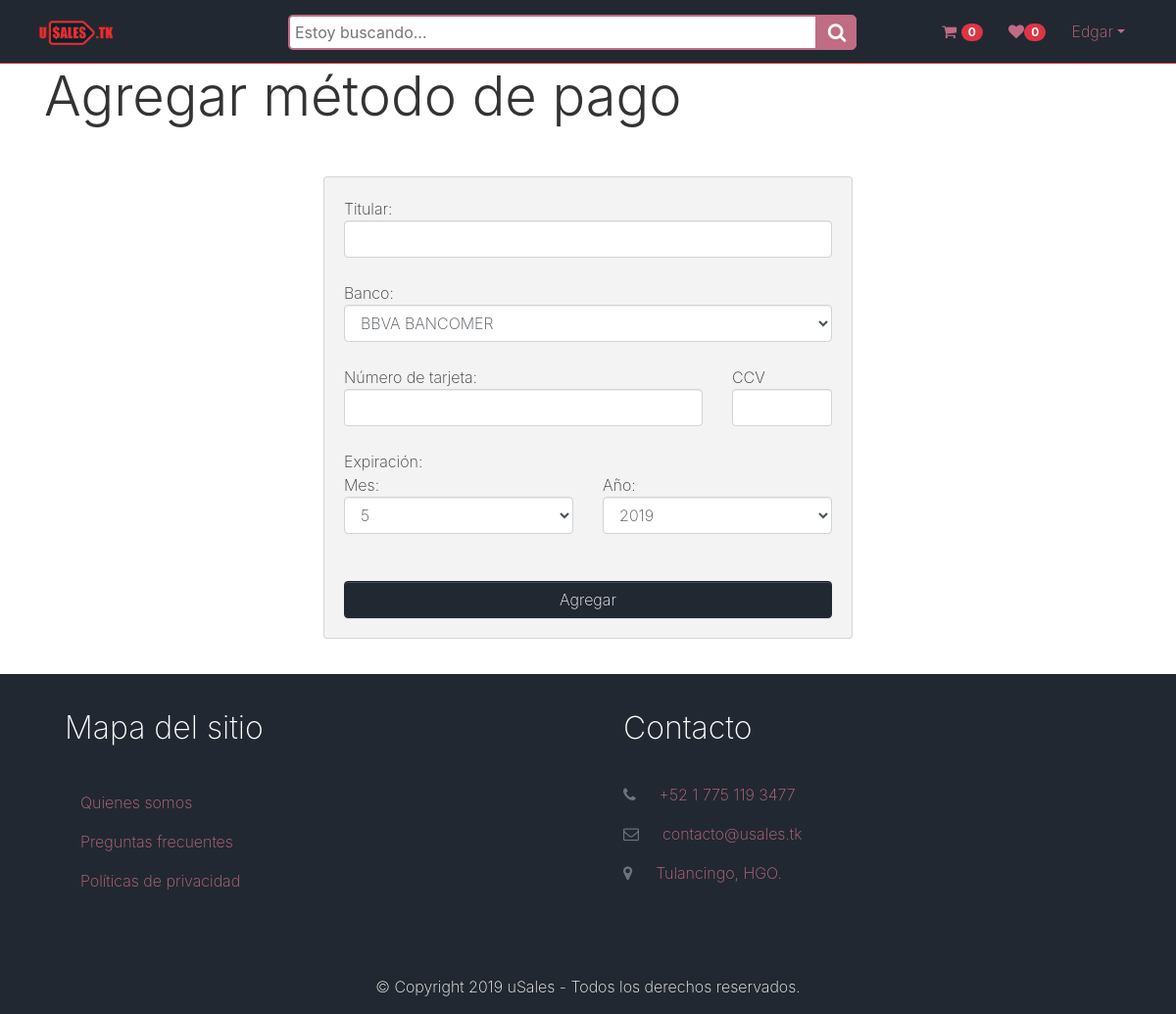
Screenshot of /accounts/payment-Methods/create/ (signed in) with the database file from the repository.
### registration/models.py (models this page shows)
class Bank_entity(models.Model):
    bank = models.CharField(max_length=64, verbose_name='Institución bancaria')
    created = models.DateTimeField(auto_now_add=True, verbose_name="Creado")
    updated = models.DateTimeField(auto_now=True, verbose_name="Actualizado")
    class Meta:
        verbose_name='Entidad Bancaria'
        verbose_name_plural='Entidades Bancarias'
    def __str__(self):
        return self.bank

### information/models.py (models this page shows)
class AboutUs(models.Model):
    title = models.CharField(verbose_name="Título", max_length=200, default='Quienes somos')
    content = RichTextField(verbose_name="Contenido", default='')
    created = models.DateTimeField(auto_now_add=True, verbose_name="Creado")
    updated = models.DateTimeField(auto_now=True, verbose_name="Actualizado")
    class Meta:
        verbose_name='Acerca de'
        verbose_name_plural = 'Acerca de'
    def __str__(self):
        return self.title

class Privacy(models.Model):
    title = models.CharField(verbose_name="Título", max_length=200, default='Políticas de privacidad')
    content = RichTextField(verbose_name="Contenido", default='')
    created = models.DateTimeField(auto_now_add=True, verbose_name="Creado")
    updated = models.DateTimeField(auto_now=True, verbose_name="Actualizado")
    class Meta:
        verbose_name='Política de privacidad'
        verbose_name_plural = 'Políticas de privacidad'
    def __str__(self):
        return self.title

### registration/views.py (the view)
# urls.py: path('payment-Methods/create/', CreditCardCreate.as_view(), name='creditcardcreate'),
@method_decorator(login_required, name='dispatch')
class CreditCardCreate(CreateView):
    model = Plastic_money
    form_class = CreditCardForm
    success_url = reverse_lazy('paymentMethods')

### registration/forms.py
class CreditCardForm(forms.ModelForm):
    class Meta:
        model = Plastic_money
        fields = ['entity', 'card_number','exp_month', 'exp_year', 'owner_profile', 'owner','cvv']
        widgets = {
            'entity': forms.Select(attrs={'class':'form-control mt-3'}),
            'card_number': forms.TextInput(attrs={'class':'form-control mt-3'}),
            'exp_month': forms.Select(attrs={'class':'form-control mt-3'}),
            'exp_year': forms.Select(attrs={'class':'form-control mt-3'}),
            'owner_profile': forms.TextInput(attrs={'class':'form-control mt-3'}),
            'owner': forms.TextInput(attrs={'class':'form-control mt-3'}),
            'cvv': forms.TextInput(attrs={'class':'form-control mt-3'}),
        }

### core/templatetags/custom_tags.py (called while the page is built)
@register.filter
def wishlist_counter(usuario, id):
    return Wish_listItem.objects.filter(customer=id).count()

@register.filter
def basketlist_counter(usuario, id):
    return Shopping_basketItem.objects.filter(customer=id).aggregate(Sum('quantity'))['quantity__sum']

@register.simple_tag
def categories():
    return Category.objects.all()

@register.simple_tag
def aboutus():
    return AboutUs.objects.first()

@register.simple_tag
def privacy():
    return Privacy.objects.first()

@register.simple_tag
def faq():
    return FAQ.objects.all()

### registration/templates/registration/plastic_money_form.html (shortened to what this page needs)
{% extends 'core/base.html' %}
{% load static %}
{% block content %}
<main>
    <div class="container">
        <h4 class="display-4">Agregar método de pago</h4>
        <div class="row py-4">
            <div class="col-3"></div>
            <div class="col-6">
                <div class="card bg-light">
                    <div class="card-body">
                        <form method="post">
                            Titular:
                            <input type="text" name="owner" id="id_owner" class="form-control mb-3">
                            Banco:
                            <select name="entity" id="id_entity" required class="form-control mb-3">
                                {% for x,y in form.fields.entity.choices %}
                                <option value="{{ x }}" {% if form.entity.value == x %} selected{% endif %}>
                                    {{ y }}
                                </option>
                                {% endfor %}
                            </select>
                            <div class="row">
                                <div class="col-9">
                                    Número de tarjeta:
                                    <input type="password" name="card_number" class="form-control mb-3" id="id_card_number"
                                        value="" minlength="16" maxlength="16">
                                </div>
                                <div class="col-3">
                                    CCV
                                    <input type="password" name="cvv" class="form-control mb-3" id="id_cvv" value=""
                                        minlength="3" maxlength="3">
                                </div>
                            </div>
                            Expiración:
                            <div class="row">
                                <div class="col-6">
                                    Mes:{{form.exp_month.errors}}
                                    <select name="exp_month" id="id_exp_month" class="form-control mb-3">
                                        {% for x,y in form.fields.exp_month.choices %}
                                        <option value="{{ x }}" {% if form.exp_month.value == x %} selected{% endif %}>
                                            {{ y }}
                                        </option>
                                        {% endfor %}
                                    </select>
                                </div>
                                <div class="col-6">
                                    Año:{{form.exp_year.errors}}
                                    <select name="exp_year" id="id_exp_year" class="form-control mb-3">
                                        {% for x,y in form.fields.exp_year.choices %}
                                        <option value="{{ x }}" {% if form.exp_year.value == x %} selected{% endif %}>
                                            {{ y }}
                                        </option>
                                        {% endfor %}
                                    </select>
                                </div>
                            </div>
                            <input type="submit" class="btn btn-primary btn-block mt-3" value="Agregar">
                        </form>
                    </div>
                </div>
            </div>
            <div class="col-3"></div>
        </div>
    </div>
</main>
{% endblock %}

### core/templates/core/base.html (shortened to what this page needs)
<!DOCTYPE html>
<html lang="es">
<head>
    {% load static %}
    {% load custom_tags %}
    {% categories as categories %}
    {% aboutus as aboutus %}
    {% privacy as privacy %}
    {% faq as FAQ %}
    <link rel="stylesheet" href="https://cdnjs.cloudflare.com/ajax/libs/font-awesome/4.7.0/css/font-awesome.min.css"
        type="text/css">
    <link href="{% static 'core/css/booty.css' %}" rel="stylesheet">
    <link href="{% static 'core/css/jquery.growl.css' %}" rel="stylesheet">
</head>
<body>
        <nav class="navbar navbar-expand-md navbar-dark bg-primary sticky-top border-bottom border-secondary">
            <div class="container-fluid"> <a class="navbar-brand text-light" href="{% url 'publications:publications'%}">
                    <img src="{% static 'core/img/logo.png' %}" height="25">
                </a>
                <div class="wrap">
                    <div class="search">
                        <form action="{% url 'publications:search' %}" method="get">
                            <input type="text" class="searchTerm" name="product" id="id_product" required
                                placeholder="Estoy buscando...">
                            <button type="submit" class="searchButton">
                                <i class="fa fa-search"></i>
                            </button>
                        </form>
                    </div>
                </div>
                <div class="navbar-collapse text-center collapse" id="navbar4">
                    <ul class="navbar-nav ml-auto">
                        {% if user.is_authenticated %}
                        <li class="nav-item">
                            <a href="{% url 'shopping_basket:shopping_basket_list' %}" class="btn btn-link">
                                <span class="fa fa-shopping-cart"></span>
                                <span class="badge badge-danger badge-pill">{% if usuario|basketlist_counter:request.user.id %}{{usuario|basketlist_counter:request.user.id}}{% else %}0{% endif %}</span></a>
                        </li>
                        <li class="nav-item "> <a href="{% url 'wish_lists:wish_lists' %}" class="btn btn-link">
                                <span class="fa fa-heart"></span><span id="wishlist_span"
                                    class="badge badge-danger badge-pill">{{ usuario|wishlist_counter:request.user.id }}</span></a>
                        </li>
                        <li class="nav-item">
                            <div class="btn-group">
                                <button class="btn btn-link dropdown-toggle" data-toggle="dropdown"
                                    aria-expanded="false">{{request.user.first_name|truncatechars:9}}</button>
                            </div>
                        </li>
                        {% else %}
                        <li class="nav-item">
                            <a href="{% url 'login' %}" class="btn btn-link">Acceder</a>
                        </li>
                        {% endif %}
                    </ul>
                </div>
            </div>
        </nav>
        {% block content %}
        {% endblock %}
        <div class="bg-primary text-white">
            <div class="container">
                <div class="row">
                    <div class="p-4 col-md-6">
                        <h2 class="mb-4">Mapa del sitio</h2>
                        <ul class="list-unstyled">
                            {% if aboutus %}
                            <a class="nav-link"
                                href="{% url 'information:about_us' aboutus.id aboutus.title|slugify %}">{{aboutus}}</a>
                            {% else %}
                            <a class="nav-link disabled" href="#">Acerca de</a>
                            {% endif %}
                            <li class="nav-item">
                                {% if FAQ|length > 0 %}
                                <a class="nav-link" href="{% url 'information:FAQ' %}">Preguntas frecuentes</a>
                                {% else %}
                                <a class="nav-link disabled" href="#">Preguntas frecuentes</a>
                                {% endif %}
                            </li>
                            {% if privacy %}
                            <a class="nav-link"
                                href="{% url 'information:privacy' privacy.id privacy.title|slugify %}">{{privacy}}</a>
                            {% else %}
                            <a class="nav-link disabled" href="#">Políticas de privacidad</a>
                            {% endif %}
                        </ul>
                    </div>
                    <div class="p-4 col-md-6">
                        <h2 class="mb-4">Contacto</h2>
                        <p class=""> <a href="#" class="">
                                <i class="fa d-inline mr-3 text-muted fa-phone"></i>+52 1 775 119 3477</a> </p>
                        <p> <a href="#" class="">
                                <i class="fa d-inline mr-3 text-muted fa-envelope-o"></i>contacto@usales.tk</a> </p>
                        <p> <a href="#" class="">
                                <i class="fa d-inline mr-3 fa-map-marker text-muted"></i>Tulancingo, HGO.</a> </p>
                    </div>
                </div>
                <div class="row">
                    <div class="col-md-12 mt-3">
                        <p class="text-center">© Copyright 2019 uSales - Todos los derechos reservados. </p>
                    </div>
                </div>
            </div>
        </div>
    </body>
</html>

### rows the page displays
Bank_entity: entity "BBVA BANCOMER"
AboutUs: title "Quienes somos"
Privacy: title "Políticas de privacidad"

### other values shown
{{ usuario|wishlist_counter:request.user.id }} "0"
{{ request.user.first_name|truncatechars:9 }} "Edgar"
form field exp_month "5"
form field exp_year "2019"
